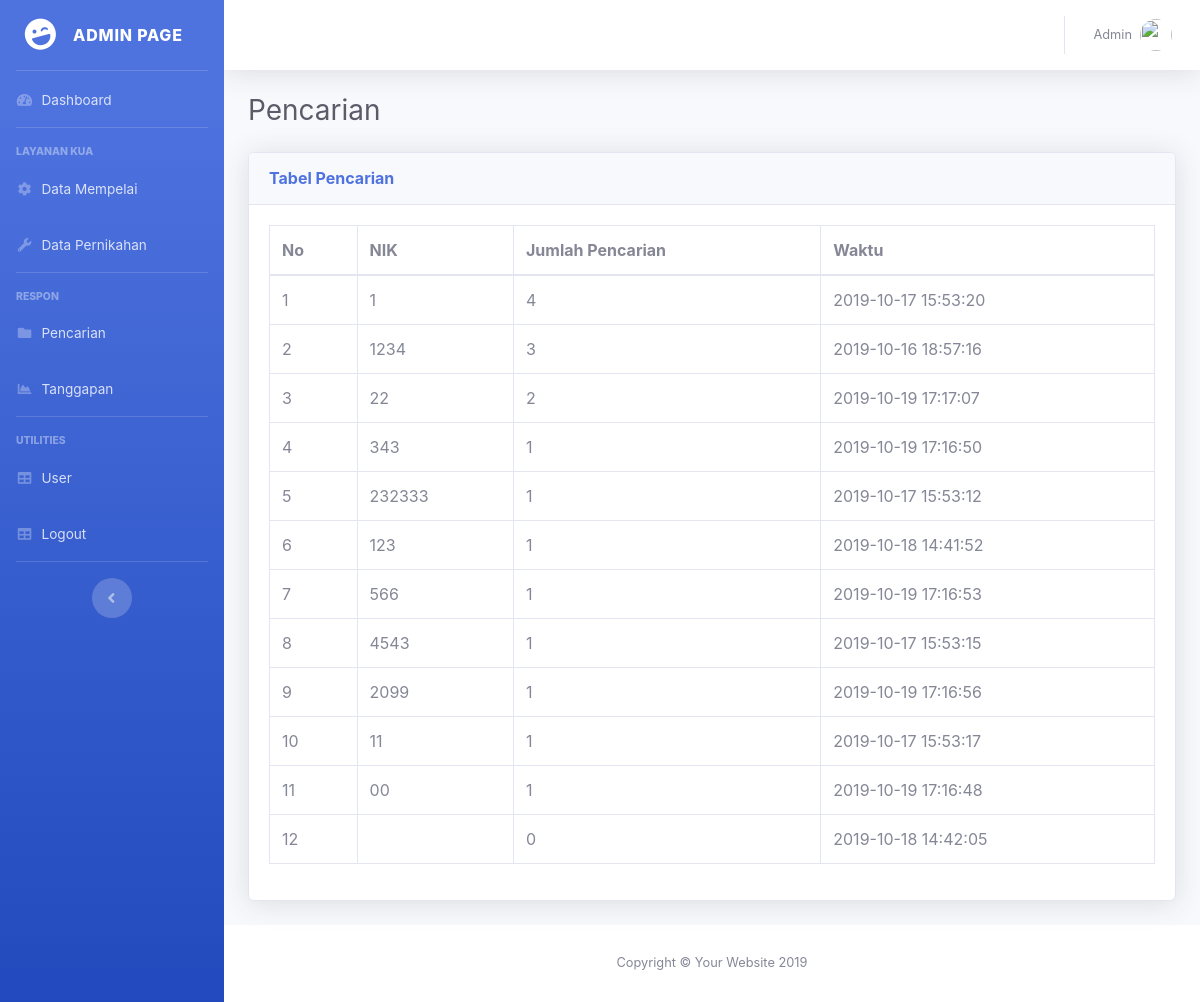
The page /index.php/pencarian/warga on the database as committed earlier.
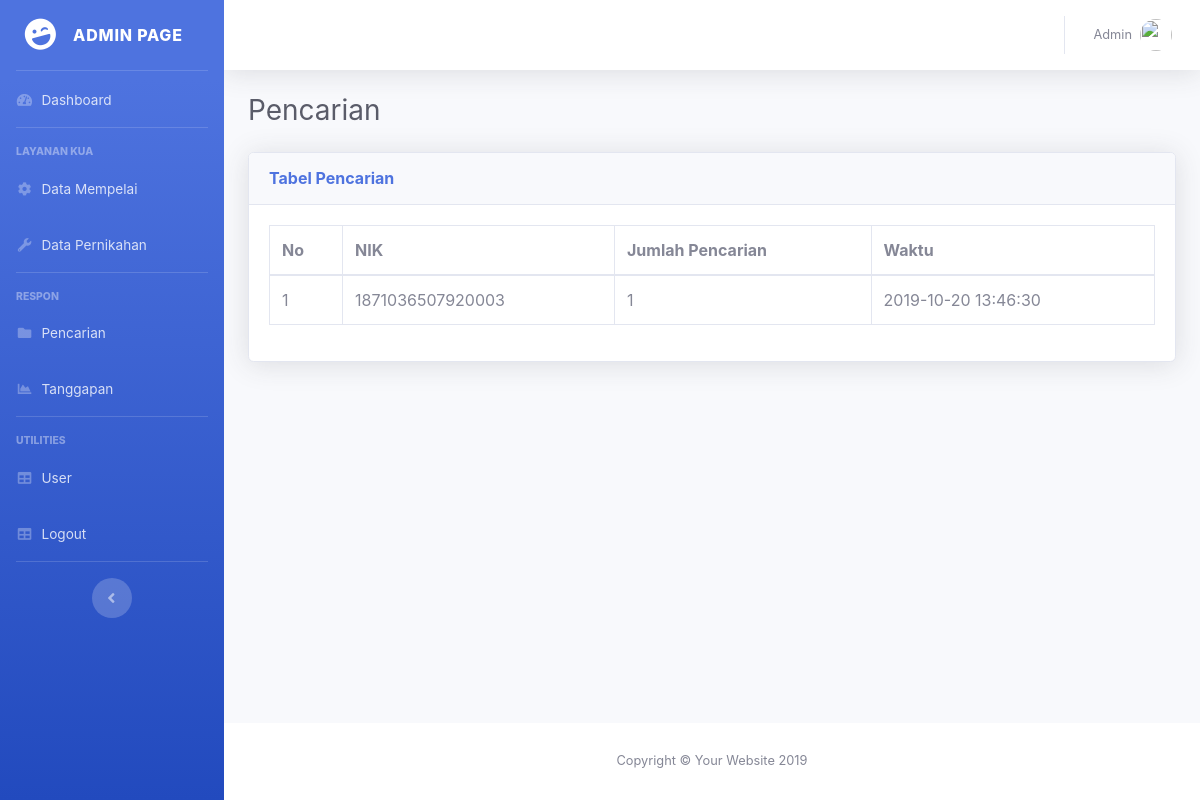
The same page on the database as committed later.
### tables this page shows
CREATE TABLE `tb_pencarian` (
  `idpencarian` int(11) NOT NULL AUTO_INCREMENT,
  `nikcari` varchar(40) DEFAULT NULL,
  `tglcari` datetime DEFAULT NULL,
  PRIMARY KEY (`idpencarian`)
);

### application/views/admintemplate/wrapper.php (called while the page is built)
<?php
$this->load->view('admintemplate/header');
$this->load->view('admintemplate/content');
$this->load->view('admintemplate/footer');

### application/controllers/Pencarian.php (called while the page is built, shortened)
<?php
class Pencarian extends CI_Controller {
	public function __construct(){
		$this->load->model(array('PencarianModel', 'PernikahanModel', 'WargaModel'));
	}
	public function warga() {
		$data=array(
			'page'=>'admin/pencarian/listpencarian',
			'link'=>'pencarian/warga',
			'link2'=>'pencarian',
			'isi'=>$this->PencarianModel->getAll()->result(),
		);
		$this->load->view('admintemplate/wrapper',$data);
	}
}

### index.php (called while the page is built, shortened)
<?php
require_once BASEPATH.'core/CodeIgniter.php';

### application/views/admintemplate/content.php (called while the page is built)
<?php
	$this->load->view($page);

### application/models/PencarianModel.php (called while the page is built, shortened)
<?php
class PencarianModel extends CI_Model {
	function getAll() {
    return $query = $this->db->query(
			"SELECT
				*, COUNT(nikcari) AS pencarianterbanyak
			FROM tb_pencarian
				GROUP BY nikcari
					ORDER BY pencarianterbanyak
						DESC
		");
	}
}

### application/views/admin/pencarian/listpencarian.php (the view, shortened to what this page needs)
<div class="container-fluid">
  <div class="d-sm-flex align-items-center justify-content-between mb-4">
    <h1 class="h3 mb-0 text-gray-800">Pencarian</h1>
  </div>
  <div class="row">
    <div class="col-xl-12 col-lg-12">
      <div class="card shadow mb-4">
        <div class="card-header py-3 d-flex flex-row align-items-center justify-content-between">
          <h6 class="m-0 font-weight-bold text-primary">Tabel Pencarian</h6>
        </div>
        <div class="card-body">
          <div class="table-responsive">
        <table class="table table-bordered" id="dataTable" width="100%" cellspacing="0">
          <thead>
            <tr>
              <th>No</th>
              <th>NIK</th>
              <th>Jumlah Pencarian</th>
              <th>Waktu</th>
            </tr>
          </thead>
          <tbody>
            <?php
            if(!empty($isi)){
            	$no=1;
            	foreach ($isi as $i) {
            ?>
            <tr>
              <td><?=$no?></td>
              <td><?=$i->nikcari?></td>
              <td><?=$i->pencarianterbanyak?></td>
              <td><?=$i->tglcari?></td>
            </tr>
            <?php
            	$no++;}
            }
            ?>
          </tbody>
        </table>
      </div>
        </div>
      </div>
    </div>
  </div>
</div>

### application/views/admintemplate/header.php (shortened to what this page needs)
<!DOCTYPE html>
<html lang="en">
<head>
  <link href="<?=base_url()?>back/vendor/fontawesome-free/css/all.min.css" rel="stylesheet" type="text/css">
  <link href="<?base_url()?>back/css/gopis.css" rel="stylesheet">
  <link href="<?=base_url()?>back/css/sb-admin-2.min.css" rel="stylesheet">
  <link href="<?=base_url()?>back/vendor/datatables/dataTables.bootstrap4.min.css" rel="stylesheet">
  <link rel="stylesheet" href="<?=base_url()?>back/select2/dist/css/select2.min.css">
  <link rel="stylesheet" href="https://cdnjs.cloudflare.com/ajax/libs/select2/4.0.5/css/select2.min.css" />
  <link rel="stylesheet" href="<?=base_url()?>back/select2-bootstrap4/dist/select2-bootstrap4.css">
  <link rel="stylesheet" href="<?=base_url()?>assets/css/styles.scss">
  <link href="<?=base_url()?>back/bootstrap-datepicker/css/datepicker.css" rel="stylesheet">
</head>
<body id="page-top">
  <div id="wrapper">
    <ul class="navbar-nav bg-gradient-primary sidebar sidebar-dark accordion" id="accordionSidebar">
      <a class="sidebar-brand d-flex align-items-center justify-content-center" href="#">
        <div class="sidebar-brand-icon rotate-n-15">
          <i class="fas fa-laugh-wink"></i>
        </div>
        <div class="sidebar-brand-text mx-3">Admin Page</div>
      </a>
      <hr class="sidebar-divider my-0">
      <li class="nav-item <?php if($link=='dashboard'){echo 'active';}?>">
        <a class="nav-link" href="<?=base_url()?>dashboardadmin">
          <i class="fas fa-fw fa-tachometer-alt"></i>
          <span>Dashboard</span></a>
      </li>
      <hr class="sidebar-divider">
      <div class="sidebar-heading">
        Layanan KUA
      </div>
      <li class="nav-item <?php if($link=='mempelai'){echo 'active';}?>">
        <a class="nav-link" href="<?=base_url()?>penduduk">
          <i class="fas fa-fw fa-cog"></i>
          <span>Data Mempelai</span>
        </a>
      </li>
      <li class="nav-item <?php if($link=='pernikahan'){echo 'active';}?>">
        <a class="nav-link" href="<?=base_url()?>pernikahan" >
          <i class="fas fa-fw fa-wrench"></i>
          <span>Data Pernikahan</span>
        </a>
      </li>
      <hr class="sidebar-divider">
      <div class="sidebar-heading">
        Respon
      </div>
      <li class="nav-item">
        <a class="nav-link" href="<?=base_url()?>pencarian/warga">
          <i class="fas fa-fw fa-folder"></i>
          <span>Pencarian</span>
        </a>
      </li>
      <li class="nav-item">
        <a class="nav-link" href="<?=base_url()?>tanggapan/warga">
          <i class="fas fa-fw fa-chart-area"></i>
          <span>Tanggapan</span></a>
      </li>
      <hr class="sidebar-divider">
      <div class="sidebar-heading">
        Utilities
      </div>
      <li class="nav-item">
        <a class="nav-link" href="<?=base_url()?>user">
          <i class="fas fa-fw fa-table"></i>
          <span>User</span></a>
      </li>
      <li class="nav-item">
        <a class="nav-link" href="<?=base_url()?>login/logout">
          <i class="fas fa-fw fa-table"></i>
          <span>Logout</span></a>
      </li>
      <hr class="sidebar-divider d-none d-md-block">
      <div class="text-center d-none d-md-inline">
        <button class="rounded-circle border-0" id="sidebarToggle"></button>
      </div>
    </ul>
    <div id="content-wrapper" class="d-flex flex-column">
      <div id="content">
        <nav class="navbar navbar-expand navbar-light bg-white topbar mb-4 static-top shadow">
          <ul class="navbar-nav ml-auto">
            <li class="nav-item dropdown no-arrow">
              <a class="nav-link dropdown-toggle" href="#" id="userDropdown" role="button" data-toggle="dropdown" aria-haspopup="true" aria-expanded="false">
                <span class="mr-2 d-none d-lg-inline text-gray-600 small">Admin</span>
                <img class="img-profile rounded-circle" src="https://source.unsplash.com/QAB-WJcbgJk/60x60">
              </a>
            </li>
          </ul>
        </nav>

### application/views/admintemplate/footer.php (shortened to what this page needs)
      </div>
      <footer class="sticky-footer bg-white">
        <div class="container my-auto">
          <div class="copyright text-center my-auto">
            <span>Copyright &copy; Your Website 2019</span>
          </div>
        </div>
      </footer>
    </div>
  </div>
</body>
</html>

Rows that differ between the two databases and show on the page:
removed tb_pencarian: nikcari "1", pencarianterbanyak "4", tglcari "2019-10-17 15:53:20"
removed tb_pencarian: nikcari "1234", pencarianterbanyak "3", tglcari "2019-10-16 18:57:16"
removed tb_pencarian: nikcari "22", pencarianterbanyak "2", tglcari "2019-10-19 17:17:07"
removed tb_pencarian: nikcari "343", pencarianterbanyak "1", tglcari "2019-10-19 17:16:50"
removed tb_pencarian: nikcari "232333", pencarianterbanyak "1", tglcari "2019-10-17 15:53:12"
removed tb_pencarian: nikcari "123", pencarianterbanyak "1", tglcari "2019-10-18 14:41:52"
removed tb_pencarian: nikcari "566", pencarianterbanyak "1", tglcari "2019-10-19 17:16:53"
removed tb_pencarian: nikcari "4543", pencarianterbanyak "1", tglcari "2019-10-17 15:53:15"
removed tb_pencarian: nikcari "2099", pencarianterbanyak "1", tglcari "2019-10-19 17:16:56"
removed tb_pencarian: nikcari "11", pencarianterbanyak "1", tglcari "2019-10-17 15:53:17"
removed tb_pencarian: nikcari "00", pencarianterbanyak "1", tglcari "2019-10-19 17:16:48"
removed tb_pencarian: pencarianterbanyak "0", tglcari "2019-10-18 14:42:05"
added tb_pencarian: nikcari "1871036507920003", pencarianterbanyak "1", tglcari "2019-10-20 13:46:30"
